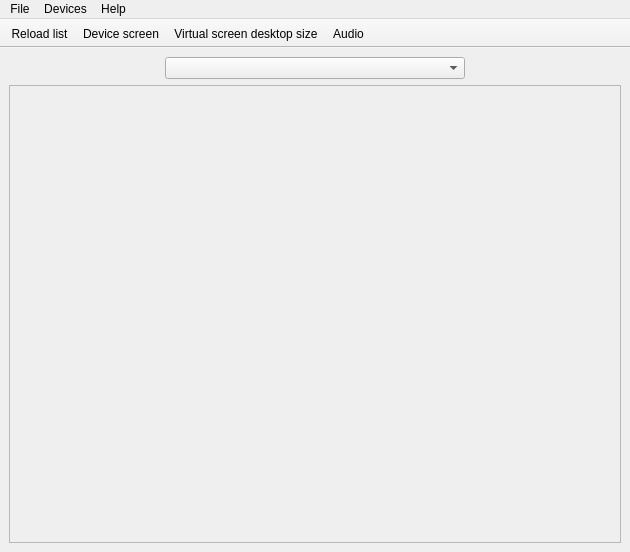
<?xml version="1.0" encoding="UTF-8"?>
<ui version="4.0">
 <class>MainWindow</class>
 <widget class="QMainWindow" name="MainWindow">
  <property name="geometry">
   <rect>
    <x>0</x>
    <y>0</y>
    <width>630</width>
    <height>552</height>
   </rect>
  </property>
  <property name="windowTitle">
   <string>MainWindow</string>
  </property>
  <property name="windowIcon">
   <iconset resource="imgs.qrc">
    <normaloff>:/icon</normaloff>:/icon</iconset>
  </property>
  <widget class="QWidget" name="centralwidget">
   <property name="enabled">
    <bool>true</bool>
   </property>
   <property name="styleSheet">
    <string notr="true">QToolButton {
    background-color: transparent;
    border-radius: 10px;
    border: 2px solid transparent;
}

QToolButton:hover {
    background-color: rgba(palette(highlight).red(), palette(highlight).green(), palette(highlight).blue(), 250); /* Color de selección semitransparente */
    border: 2px solid palette(highlight); /* Color de borde */
}

QToolButton:focus {
    background-color: rgba(palette(highlight).red(), palette(highlight).green(), palette(highlight).blue(), 250); /* Color de selección semitransparente */
    border: 2px solid palette(highlight); /* Color de borde */
}

QToolButton:pressed {
    background-color: palette(highlight); /* Color de selección completo */
    border: 2px solid palette(highlight); /* Color de borde */
}
</string>
   </property>
   <layout class="QGridLayout" name="gridLayout">
    <item row="1" column="0" colspan="4">
     <widget class="QScrollArea" name="scrollArea">
      <property name="widgetResizable">
       <bool>true</bool>
      </property>
      <widget class="QWidget" name="scrollAreaWidgetContents">
       <property name="geometry">
        <rect>
         <x>0</x>
         <y>0</y>
         <width>604</width>
         <height>417</height>
        </rect>
       </property>
       <property name="styleSheet">
        <string notr="true">QToolButton {
    background-color: transparent;
    border-radius: 10px;
    border: 2px solid transparent;
}

QToolButton:hover {
    background-color: rgba(palette(highlight).red(), palette(highlight).green(), palette(highlight).blue(), 250); /* Color de selección semitransparente */
    border: 2px solid palette(highlight); /* Color de borde */
}

QToolButton:focus {
    background-color: rgba(palette(highlight).red(), palette(highlight).green(), palette(highlight).blue(), 250); /* Color de selección semitransparente */
    border: 2px solid palette(highlight); /* Color de borde */
}

QToolButton:pressed {
    background-color: palette(highlight); /* Color de selección completo */
    border: 2px solid palette(highlight); /* Color de borde */
}
</string>
       </property>
       <layout class="QVBoxLayout" name="appListLayout">
        <item>
         <spacer name="verticalSpacer">
          <property name="orientation">
           <enum>Qt::Orientation::Vertical</enum>
          </property>
          <property name="sizeHint" stdset="0">
           <size>
            <width>20</width>
            <height>0</height>
           </size>
          </property>
         </spacer>
        </item>
       </layout>
      </widget>
     </widget>
    </item>
    <item row="0" column="1" colspan="2">
     <widget class="QComboBox" name="devices">
      <property name="minimumSize">
       <size>
        <width>300</width>
        <height>0</height>
       </size>
      </property>
     </widget>
    </item>
   </layout>
  </widget>
  <widget class="QMenuBar" name="menuBar">
   <property name="geometry">
    <rect>
     <x>0</x>
     <y>0</y>
     <width>630</width>
     <height>37</height>
    </rect>
   </property>
   <widget class="QMenu" name="menuFile">
    <property name="title">
     <string>File</string>
    </property>
    <addaction name="actionClear_cache"/>
    <addaction name="actionExit"/>
   </widget>
   <widget class="QMenu" name="menuDevice">
    <property name="title">
     <string>Devices</string>
    </property>
    <widget class="QMenu" name="menuCast">
     <property name="title">
      <string>Cast</string>
     </property>
     <addaction name="actionCast_main_screen"/>
     <addaction name="actionCast_virtual_desktop_size_screen"/>
     <addaction name="separator"/>
     <addaction name="actionSound"/>
    </widget>
    <addaction name="actionReload_list"/>
    <addaction name="separator"/>
    <addaction name="menuCast"/>
   </widget>
   <widget class="QMenu" name="menuHelp">
    <property name="title">
     <string>Help</string>
    </property>
    <addaction name="actionAbout"/>
   </widget>
   <addaction name="menuFile"/>
   <addaction name="menuDevice"/>
   <addaction name="menuHelp"/>
  </widget>
  <widget class="QToolBar" name="toolBar">
   <property name="windowTitle">
    <string>toolBar</string>
   </property>
   <property name="movable">
    <bool>false</bool>
   </property>
   <property name="allowedAreas">
    <set>Qt::ToolBarArea::BottomToolBarArea|Qt::ToolBarArea::TopToolBarArea</set>
   </property>
   <property name="iconSize">
    <size>
     <width>24</width>
     <height>24</height>
    </size>
   </property>
   <attribute name="toolBarArea">
    <enum>TopToolBarArea</enum>
   </attribute>
   <attribute name="toolBarBreak">
    <bool>false</bool>
   </attribute>
   <addaction name="actionReload_list"/>
   <addaction name="actionCast_main_screen"/>
   <addaction name="actionCast_virtual_desktop_size_screen"/>
   <addaction name="actionSound"/>
  </widget>
  <action name="actionExit">
   <property name="text">
    <string>Exit</string>
   </property>
   <property name="menuRole">
    <enum>QAction::MenuRole::QuitRole</enum>
   </property>
  </action>
  <action name="actionAbout">
   <property name="text">
    <string>About</string>
   </property>
   <property name="menuRole">
    <enum>QAction::MenuRole::AboutRole</enum>
   </property>
  </action>
  <action name="actionReload_list">
   <property name="icon">
    <iconset resource="imgs.qrc">
     <normaloff>:/refresh</normaloff>:/refresh</iconset>
   </property>
   <property name="text">
    <string>↺ Reload list</string>
   </property>
   <property name="iconText">
    <string>Reload list</string>
   </property>
   <property name="toolTip">
    <string>Reload devices list</string>
   </property>
  </action>
  <action name="actionCast_main_screen">
   <property name="checkable">
    <bool>true</bool>
   </property>
   <property name="icon">
    <iconset resource="imgs.qrc">
     <normaloff>:/phone</normaloff>:/phone</iconset>
   </property>
   <property name="text">
    <string>📱Device screen</string>
   </property>
   <property name="iconText">
    <string>Device screen</string>
   </property>
   <property name="toolTip">
    <string>Cast device main screen</string>
   </property>
  </action>
  <action name="actionCast_virtual_desktop_size_screen">
   <property name="checkable">
    <bool>true</bool>
   </property>
   <property name="icon">
    <iconset resource="imgs.qrc">
     <normaloff>:/computer</normaloff>:/computer</iconset>
   </property>
   <property name="text">
    <string>🖥️ Virtual screen desktop size</string>
   </property>
   <property name="iconText">
    <string>Virtual screen desktop size</string>
   </property>
   <property name="toolTip">
    <string>Cast virtual screen desktop size</string>
   </property>
  </action>
  <action name="actionSound">
   <property name="checkable">
    <bool>true</bool>
   </property>
   <property name="icon">
    <iconset resource="imgs.qrc">
     <normaloff>:/sound</normaloff>:/sound</iconset>
   </property>
   <property name="text">
    <string>Audio</string>
   </property>
   <property name="toolTip">
    <string>Cast audio</string>
   </property>
  </action>
  <action name="actionClear_cache">
   <property name="text">
    <string>Clear cache</string>
   </property>
   <property name="menuRole">
    <enum>QAction::MenuRole::NoRole</enum>
   </property>
  </action>
 </widget>
 <resources>
  <include location="imgs.qrc"/>
 </resources>
 <connections>
  <connection>
   <sender>actionReload_list</sender>
   <signal>triggered()</signal>
   <receiver>MainWindow</receiver>
   <slot>loadDevices()</slot>
   <hints>
    <hint type="sourcelabel">
     <x>-1</x>
     <y>-1</y>
    </hint>
    <hint type="destinationlabel">
     <x>314</x>
     <y>275</y>
    </hint>
   </hints>
  </connection>
 </connections>
 <slots>
  <slot>loadDevices()</slot>
 </slots>
</ui>
